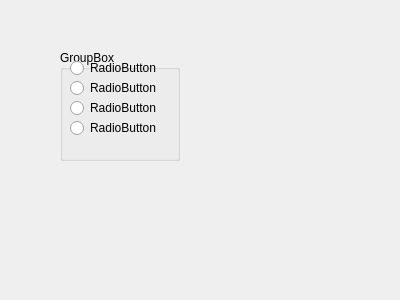
<?xml version="1.0" encoding="UTF-8"?>
<ui version="4.0">
 <class>Dialog</class>
 <widget class="QDialog" name="Dialog">
  <property name="geometry">
   <rect>
    <x>0</x>
    <y>0</y>
    <width>400</width>
    <height>300</height>
   </rect>
  </property>
  <property name="windowTitle">
   <string>Dialog</string>
  </property>
  <widget class="QGroupBox" name="groupBox">
   <property name="geometry">
    <rect>
     <x>60</x>
     <y>50</y>
     <width>120</width>
     <height>111</height>
    </rect>
   </property>
   <property name="title">
    <string>GroupBox</string>
   </property>
   <widget class="QRadioButton" name="groupBox_rad1">
    <property name="geometry">
     <rect>
      <x>10</x>
      <y>10</y>
      <width>90</width>
      <height>16</height>
     </rect>
    </property>
    <property name="text">
     <string>RadioButton</string>
    </property>
   </widget>
   <widget class="QRadioButton" name="groupBox_rad2">
    <property name="geometry">
     <rect>
      <x>10</x>
      <y>30</y>
      <width>90</width>
      <height>16</height>
     </rect>
    </property>
    <property name="text">
     <string>RadioButton</string>
    </property>
   </widget>
   <widget class="QRadioButton" name="groupBox_rad3">
    <property name="geometry">
     <rect>
      <x>10</x>
      <y>50</y>
      <width>90</width>
      <height>16</height>
     </rect>
    </property>
    <property name="text">
     <string>RadioButton</string>
    </property>
   </widget>
   <widget class="QRadioButton" name="groupBox_rad4">
    <property name="geometry">
     <rect>
      <x>10</x>
      <y>70</y>
      <width>90</width>
      <height>16</height>
     </rect>
    </property>
    <property name="text">
     <string>RadioButton</string>
    </property>
   </widget>
  </widget>
 </widget>
 <resources/>
 <connections/>
</ui>
